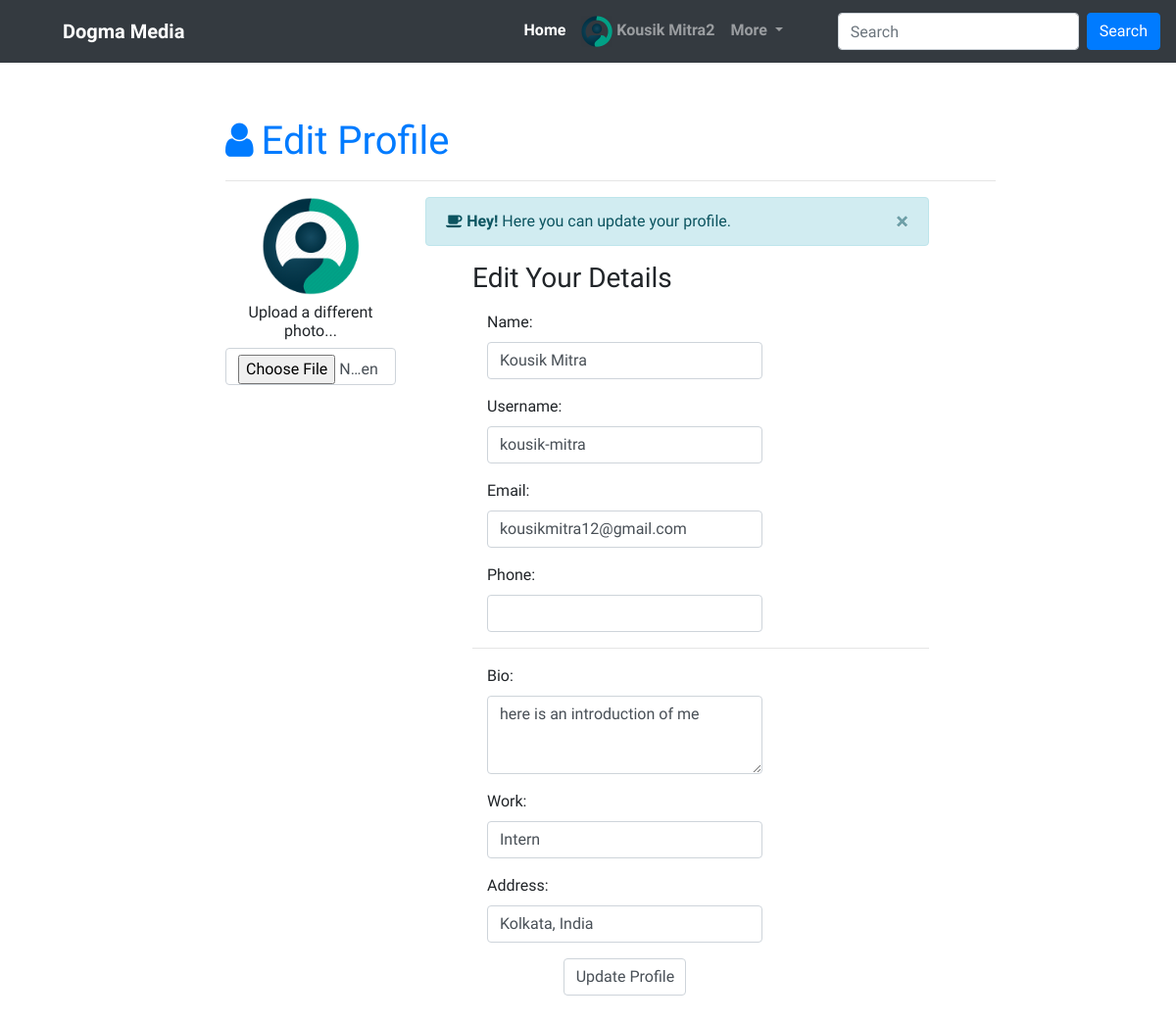
Screenshot of /edit_profile.php (signed in) with the database file from the repository.
### tables this page shows
CREATE TABLE `profiles` (
  `id` int(11) NOT NULL,
  `users_id` int(11) NOT NULL,
  `bio` text DEFAULT NULL,
  `works` varchar(200) DEFAULT NULL,
  `address` text DEFAULT NULL,
  `phone` varchar(10) DEFAULT NULL,
  `dob` date DEFAULT NULL,
  `followers` int(11) NOT NULL DEFAULT 0,
  `following` int(11) NOT NULL DEFAULT 0,
  `profile_photo` text DEFAULT '\'profile-icon.png\''
);

CREATE TABLE `users` (
  `id` int(11) NOT NULL,
  `username` varchar(30) NOT NULL,
  `name` varchar(50) NOT NULL,
  `email` varchar(50) NOT NULL,
  `password` varchar(200) NOT NULL,
  `verified` tinyint(1) NOT NULL DEFAULT 0,
  `reg_time` timestamp NOT NULL DEFAULT current_timestamp()
);

### includes/functions.php (called while the page is built, shortened)
<?php
  function get_dir_url()
  {
    $url = $_SERVER['REQUEST_URI'];
    $parts = explode('/',$url);
    $dir = $_SERVER['SERVER_NAME'];
    for ($i = 0; $i < count($parts) - 1; $i++) {
     $dir .= $parts[$i] . "/";
    }
    return "http://".$dir;
  }
?>

### edit_profile.php (the view, shortened to what this page needs)
<?php
require_once "./includes/functions.php";
require_once "./database/dbconnection.php";
if (!empty($_SESSION['user_id'])) {
    $user_id = $_SESSION['user_id'];
    $sql = "SELECT users.username AS 'USERNAME', users.name AS 'NAME', users.email AS 'EMAIL', profiles.dob AS 'DOB', profiles.phone AS 'PHONE', profiles.profile_photo AS 'PROFILE_PHOTO', profiles.bio AS 'BIO', profiles.works AS 'WORKS', profiles.address AS 'ADDRESS', profiles.followers AS 'FOLLOWERS', profiles.following AS 'FOLLOWING' FROM users, profiles WHERE users.id = profiles.users_id AND users.id = {$user_id};";
    $user_result = $conn->query($sql);
    if ($user_result->num_rows != 1) {
        header('location:./info.php');
    } else {
        $user_info = $user_result->fetch_assoc();
        $username = $user_info['USERNAME'];
        $name = $user_info['NAME'];
        $email = $user_info['EMAIL'];
        $phone = $user_info['PHONE'];
        $profile_photo = $user_info['PROFILE_PHOTO'];
        $bio = $user_info['BIO'];
        $works = $user_info['WORKS'];
        $address = $user_info['ADDRESS'];
    }
}
?>
<!DOCTYPE html>
<html lang="en">
<head>
    <?php require_once "./includes/links.php" ?>
</head>
<body>
    <div class="container-main">
        <?php include_once "./includes/header.php"; ?>
        <div class="main" style="margin-top:15vh;">
            <div class="container-fluid">
                <div class="row">
                    <div class="col-9 offset-2">
                        <div class="container bootstrap snippet">
                            <h1 class="text-primary"><i class="fa fa-user mr-2"></i>Edit Profile</h1>
                            <hr>
                            <div class="row">
                                <div class="col-md-3">
                                    <div class="text-center">
                                        <img src="<?php echo get_dir_url() . "profile_images/" . $profile_photo; ?>" width="100" class="img-circle rounded-circle mb-2" alt="avatar">
                                        <h6>Upload a different photo...</h6>
                                        <form role="form" action="./edit_profile_script.php" method="post" enctype="multipart/form-data">
                                            <input type="file" class="form-control">
                                    </div>
                                </div>
                                <div class="col-md-8 personal-info">
                                    <div class="alert alert-info alert-dismissable">
                                        <a class="panel-close close pointer-event" style="cursor:pointer;" data-dismiss="alert">×</a>
                                        <i class="fa fa-coffee"></i>
                                        <strong>Hey!</strong> Here you can update your profile.
                                    </div>
                                    <h3 class="my-3 ml-5">Edit Your Details</h3>
                                    <div class="form-horizontal ml-5">
                                        <div class="form-group">
                                            <label class="col-lg-3 control-label">Name:</label>
                                            <div class="col-lg-8">
                                                <input class="form-control" type="text" name="name" value="<?php echo $name; ?>">
                                            </div>
                                        </div>
                                        <div class="form-group">
                                            <label class="col-lg-3 control-label">Username:</label>
                                            <div class="col-lg-8">
                                                <input class="form-control" type="text" name="username" value="<?php echo $username; ?>">
                                            </div>
                                        </div>
                                        <div class="form-group">
                                            <label class="col-lg-3 control-label">Email:</label>
                                            <div class="col-lg-8">
                                                <input class="form-control" type="email" name="email" value="<?php echo $email; ?>">
                                            </div>
                                        </div>
                                        <div class="form-group">
                                            <label class="col-lg-3 control-label">Phone:</label>
                                            <div class="col-lg-8">
                                                <input class="form-control" type="text" name="phone" value="<?php echo $phone; ?>">
                                            </div>
                                        </div>
                                        <hr>
                                        <div class="form-group">
                                            <label class="col-lg-3 control-label">Bio:</label>
                                            <div class="col-lg-8">
                                                <textarea style="height:10vh; max-height:10vh; min-height:10vh;" class="form-control" name="bio"><?php echo $bio; ?></textarea>
                                            </div>
                                        </div>
                                        <div class="form-group">
                                            <label class="col-lg-3 control-label">Work:</label>
                                            <div class="col-lg-8">
                                                <input class="form-control" type="text" name="works" value="<?php echo $works; ?>">
                                            </div>
                                        </div>
                                        <div class="form-group">
                                            <label class="col-lg-3 control-label">Address:</label>
                                            <div class="col-lg-8">
                                                <input class="form-control" type="text" name="address" value="<?php echo $address; ?>">
                                            </div>
                                        </div>
                                        <div class="form-group">
                                            <div class="col-lg-4 offset-2 mb-5">
                                                <input class="form-control" type="submit" name="address" value="Update Profile">
                                            </div>
                                        </div>
                                    </div>
                                </div>
                            </div>
                        </div>
                    </div>
                </div>
            </div>
        </div>
    </div>
</body>
</html>

### includes/header.php (shortened to what this page needs)
<div class="header-section fixed-top">
    <nav class="navbar navbar-expand-lg navbar-dark bg-dark">
        <a class="navbar-brand mx-5 font-weight-bolder" href="./home.php">Dogma Media</a>
        <div class="collapse navbar-collapse" id="navbarSupportedContent">
            <ul class="navbar-nav ml-auto mr-5 d-flex align-items-baseline">
                <li class="nav-item active">
                    <a class="nav-link font-weight-bold" href="./home.php">Home <span class="sr-only">(current)</span></a>
                </li>
                <li class="nav-item">
                    <?php
                    $sql = "SELECT users.id AS 'USERID', users.username AS 'USERNAME', users.name AS 'NAME', profiles.profile_photo AS 'PROFILE_PHOTO' FROM users, profiles WHERE users.id = profiles.users_id AND users.id={$_SESSION['user_id']};";
                    $myprofile_info = $conn->query($sql);
                    $myprofile_info = $myprofile_info->fetch_assoc();
                    ?>
                    <a class="nav-link font-weight-bold" href="<?php echo "./profile.php?user_id=".$myprofile_info['USERID'] ?>">
                        <img src="<?php echo $myprofile_info['PROFILE_PHOTO'] ?>" class="profile-icon" alt=""> <?php echo $myprofile_info['NAME']; echo $_SESSION['user_id']; ?>
                    </a>
                </li>
                <li class="nav-item dropdown">
                    <a class="nav-link dropdown-toggle font-weight-bold" href="#" id="navbarDropdown" role="button" data-toggle="dropdown" aria-haspopup="true" aria-expanded="false">
                        More
                    </a>
                </li>
            </ul>
            <form class="form-inline my-2 my-lg-0">
                <input class="form-control mr-sm-2" type="search" placeholder="Search" aria-label="Search">
                <button class="btn btn-primary my-2 my-sm-0" type="submit">Search</button>
            </form>
        </div>
    </nav>
</div>

### css/style.css (style rules this page uses)
body { font-family: 'Comfortaa', cursive !important; }
.main { padding-left: 1%; padding-right: 5%; }
textarea { height: 20vh; min-height: 20vh; max-height: 20vh; }
.profile-icon { height: 2rem; width: 2rem }
input[type="file"] { display: block; }

### rows the page displays
profiles: profile_photo (picture), users.name "Kousik Mitra", name "Kousik Mitra", username "kousik-mitra", email "kousikmitra12@gmail.com", bio "here is an introduction of me", works "Intern", address "Kolkata, India"

### other values shown
$_SESSION['user_id'] "2"
